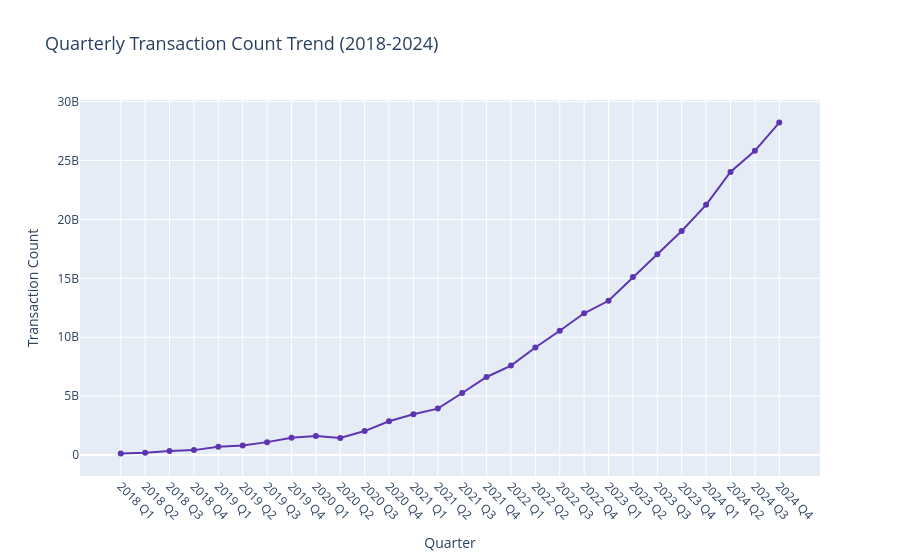

Here is the notebook cell this chart was saved with:
### Markdown cell above
#### Chart - 3

### Code cell
# Chart - 3 visualization code
# Line chart showing transaction count trend over quarters

quarterly = agg_trans.groupby(['year', 'quarter'])['transaction_count'].sum().reset_index()
quarterly['year_quarter'] = quarterly['year'].astype(str) + ' Q' + quarterly['quarter'].astype(str)
quarterly = quarterly.sort_values(['year', 'quarter'])

fig = px.line(
    quarterly,
    x='year_quarter',
    y='transaction_count',
    title='Quarterly Transaction Count Trend (2018-2024)',
    markers=True,
    labels={'transaction_count': 'Transaction Count', 'year_quarter': 'Year-Quarter'},
    color_discrete_sequence=['#5E35B1']
)
fig.update_layout(
    title_font_size=18,
    xaxis_tickangle=45,
    xaxis_title='Quarter',
    yaxis_title='Transaction Count'
)
fig.show()

### Figure 1 — Plotly figure (JSON) as saved in the notebook; plotly's stock layout.template omitted (floating-point values rounded to 4 significant figures)
{"data": [{"hovertemplate": "Year-Quarter=%{x}<br>Transaction Count=%{y}<extra></extra>", "legendgroup": "", "line": {"color": "#5E35B1", "dash": "solid"}, "marker": {"symbol": "circle"}, "mode": "lines+markers", "name": "", "orientation": "v", "showlegend": false, "type": "scatter", "x": ["2018 Q1", "2018 Q2", "2018 Q3", "2018 Q4", "2019 Q1", "2019 Q2", "2019 Q3", "2019 Q4", "2020 Q1", "2020 Q2", "2020 Q3", "2020 Q4", "2021 Q1", "2021 Q2", "2021 Q3", "2021 Q4", "2022 Q1", "2022 Q2", "2022 Q3", "2022 Q4", "2023 Q1", "2023 Q2", "2023 Q3", "2023 Q4", "2024 Q1", "2024 Q2", "2024 Q3", "2024 Q4"], "xaxis": "x", "y": [134425599, 187365440, 341299764, 417111607, 708992981, 815380896, 1095009675, 1460443663, 1623038046, 1448608890, 2033051183, 2869276622, 3457585463, 3941370465, 5263737270, 6625736022, 7593179960, 9131576368, 10545339960, 12031197446, 13090517630, 15109557411, 17041723189, 19015256457, 21237053999, 24026109645, 25821015384, 28219255839], "yaxis": "y"}], "layout": {"legend": {"tracegroupgap": 0}, "title": {"font": {"size": 18}, "text": "Quarterly Transaction Count Trend (2018-2024)"}, "xaxis": {"anchor": "y", "domain": [0, 1], "tickangle": 45, "title": {"text": "Quarter"}}, "yaxis": {"anchor": "x", "domain": [0, 1], "title": {"text": "Transaction Count"}}}}
